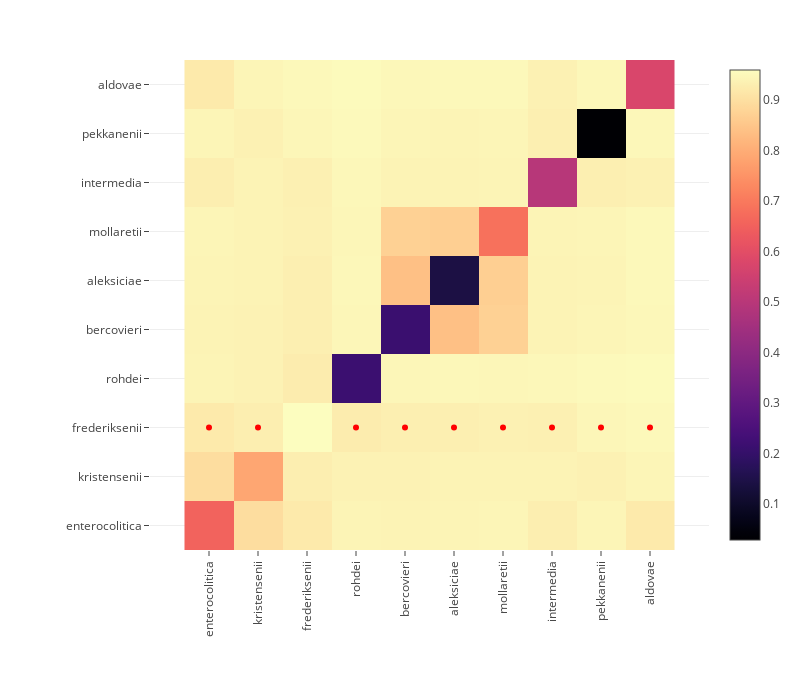

Source (notebook cell):
### Code cell
include("fix-component-base.jl");

### Figure 1 — Plotly figure (JSON) as saved in the notebook; plotly's stock layout.template omitted (floating-point values rounded to 4 significant figures; data arrays with more than 128 entries replaced by an {"elided": "..."} marker saying what was removed)
{"data": [{"colorscale": {"elided": "256x2 mixed values"}, "type": "heatmap", "x": ["enterocolitica", "kristensenii", "frederiksenii", "rohdei", "bercovieri", "aleksiciae", "mollaretii", "intermedia", "pekkanenii", "aldovae"], "y": ["enterocolitica", "kristensenii", "frederiksenii", "rohdei", "bercovieri", "aleksiciae", "mollaretii", "intermedia", "pekkanenii", "aldovae"], "z": [[0.6543, 0.8956, 0.9213, 0.9405, 0.939, 0.9412, 0.9421, 0.9293, 0.9422, 0.9208], [0.8956, 0.7862, 0.9294, 0.9374, 0.9369, 0.9392, 0.9388, 0.9396, 0.9363, 0.9418], [0.9213, 0.9294, 0.9591, 0.926, 0.9323, 0.9314, 0.9347, 0.9332, 0.9459, 0.9492], [0.9405, 0.9374, 0.926, 0.2157, 0.9455, 0.9464, 0.9453, 0.9478, 0.9519, 0.9545], [0.939, 0.9369, 0.9323, 0.9455, 0.2141, 0.8378, 0.8715, 0.9389, 0.9427, 0.9489], [0.9412, 0.9392, 0.9314, 0.9464, 0.8378, 0.1423, 0.8671, 0.9385, 0.9412, 0.9492], [0.9421, 0.9388, 0.9347, 0.9453, 0.8715, 0.8671, 0.6831, 0.94, 0.943, 0.9493], [0.9293, 0.9396, 0.9332, 0.9478, 0.9389, 0.9385, 0.94, 0.4967, 0.931, 0.9359], [0.9422, 0.9363, 0.9459, 0.9519, 0.9427, 0.9412, 0.943, 0.931, 0.02922, 0.9476], [0.9208, 0.9418, 0.9492, 0.9545, 0.9489, 0.9492, 0.9493, 0.9359, 0.9476, 0.5769]]}, {"hoverinfo": "skip", "marker": {"color": "red"}, "mode": "markers", "type": "scatter", "x": ["mollaretii", "enterocolitica", "intermedia", "bercovieri", "aleksiciae", "pekkanenii", "kristensenii", "aldovae", "rohdei"], "y": ["frederiksenii", "frederiksenii", "frederiksenii", "frederiksenii", "frederiksenii", "frederiksenii", "frederiksenii", "frederiksenii", "frederiksenii"]}], "layout": {"height": 700, "margin": {"b": 150, "l": 150, "r": 50, "t": 60}, "width": 800, "xaxis": {"autorange": true, "domain": [0, 1], "range": [-1.204, 10.2], "scaleanchor": "y", "tickangle": -90, "type": "category"}, "yaxis": {"autorange": true, "domain": [0, 1], "range": [-0.5, 9.5], "type": "category"}}}
